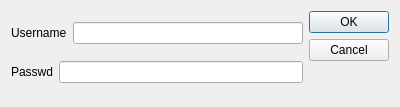
<?xml version="1.0" encoding="UTF-8"?>
<ui version="4.0">
 <class>DialogLogin</class>
 <widget class="QDialog" name="DialogLogin">
  <property name="geometry">
   <rect>
    <x>0</x>
    <y>0</y>
    <width>400</width>
    <height>107</height>
   </rect>
  </property>
  <property name="windowTitle">
   <string>Dialog</string>
  </property>
  <layout class="QHBoxLayout" name="horizontalLayout_3">
   <item>
    <layout class="QVBoxLayout" name="verticalLayout">
     <item>
      <layout class="QHBoxLayout" name="horizontalLayout">
       <item>
        <widget class="QLabel" name="label">
         <property name="text">
          <string>Username</string>
         </property>
        </widget>
       </item>
       <item>
        <widget class="QLineEdit" name="lineEdit_username"/>
       </item>
      </layout>
     </item>
     <item>
      <layout class="QHBoxLayout" name="horizontalLayout_2">
       <item>
        <widget class="QLabel" name="label_2">
         <property name="text">
          <string>Passwd</string>
         </property>
        </widget>
       </item>
       <item>
        <widget class="QLineEdit" name="lineEdit_password">
         <property name="echoMode">
          <enum>QLineEdit::PasswordEchoOnEdit</enum>
         </property>
        </widget>
       </item>
      </layout>
     </item>
    </layout>
   </item>
   <item>
    <widget class="QDialogButtonBox" name="buttonBox">
     <property name="orientation">
      <enum>Qt::Vertical</enum>
     </property>
     <property name="standardButtons">
      <set>QDialogButtonBox::Cancel|QDialogButtonBox::Ok</set>
     </property>
    </widget>
   </item>
  </layout>
 </widget>
 <resources/>
 <connections>
  <connection>
   <sender>buttonBox</sender>
   <signal>accepted()</signal>
   <receiver>DialogLogin</receiver>
   <slot>accept()</slot>
   <hints>
    <hint type="sourcelabel">
     <x>248</x>
     <y>254</y>
    </hint>
    <hint type="destinationlabel">
     <x>157</x>
     <y>274</y>
    </hint>
   </hints>
  </connection>
  <connection>
   <sender>buttonBox</sender>
   <signal>rejected()</signal>
   <receiver>DialogLogin</receiver>
   <slot>reject()</slot>
   <hints>
    <hint type="sourcelabel">
     <x>316</x>
     <y>260</y>
    </hint>
    <hint type="destinationlabel">
     <x>286</x>
     <y>274</y>
    </hint>
   </hints>
  </connection>
 </connections>
</ui>
